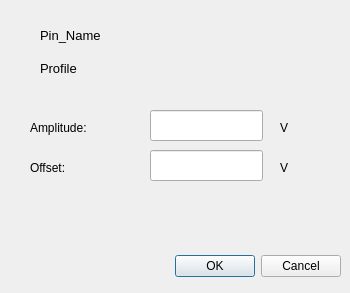
<?xml version="1.0" encoding="UTF-8"?>
<ui version="4.0">
 <class>Dialog</class>
 <widget class="QDialog" name="Dialog">
  <property name="geometry">
   <rect>
    <x>0</x>
    <y>0</y>
    <width>350</width>
    <height>293</height>
   </rect>
  </property>
  <property name="windowTitle">
   <string>Dialog</string>
  </property>
  <widget class="QDialogButtonBox" name="OK_Cancel_setup_buttonBox">
   <property name="geometry">
    <rect>
     <x>130</x>
     <y>250</y>
     <width>211</width>
     <height>32</height>
    </rect>
   </property>
   <property name="orientation">
    <enum>Qt::Horizontal</enum>
   </property>
   <property name="standardButtons">
    <set>QDialogButtonBox::Cancel|QDialogButtonBox::Ok</set>
   </property>
  </widget>
  <widget class="QLabel" name="Pin_name_setup_label">
   <property name="geometry">
    <rect>
     <x>40</x>
     <y>20</y>
     <width>91</width>
     <height>31</height>
    </rect>
   </property>
   <property name="font">
    <font>
     <pointsize>10</pointsize>
    </font>
   </property>
   <property name="text">
    <string>Pin_Name</string>
   </property>
  </widget>
  <widget class="QLabel" name="Signal_Profile_setup_label">
   <property name="geometry">
    <rect>
     <x>40</x>
     <y>60</y>
     <width>111</width>
     <height>16</height>
    </rect>
   </property>
   <property name="font">
    <font>
     <pointsize>10</pointsize>
    </font>
   </property>
   <property name="text">
    <string>Profile</string>
   </property>
  </widget>
  <widget class="QStackedWidget" name="stackedWidget">
   <property name="geometry">
    <rect>
     <x>20</x>
     <y>100</y>
     <width>301</width>
     <height>111</height>
    </rect>
   </property>
   <property name="currentIndex">
    <number>0</number>
   </property>
   <widget class="QWidget" name="Constant_page">
    <widget class="QLabel" name="volt_unit_label">
     <property name="geometry">
      <rect>
       <x>260</x>
       <y>20</y>
       <width>21</width>
       <height>16</height>
      </rect>
     </property>
     <property name="text">
      <string>V</string>
     </property>
    </widget>
    <widget class="QLabel" name="volt_unit_label_2">
     <property name="geometry">
      <rect>
       <x>260</x>
       <y>60</y>
       <width>21</width>
       <height>16</height>
      </rect>
     </property>
     <property name="text">
      <string>V</string>
     </property>
    </widget>
    <widget class="QLineEdit" name="Amplitude_lineEdit">
     <property name="geometry">
      <rect>
       <x>130</x>
       <y>10</y>
       <width>113</width>
       <height>31</height>
      </rect>
     </property>
    </widget>
    <widget class="QLabel" name="Offset_label">
     <property name="geometry">
      <rect>
       <x>10</x>
       <y>60</y>
       <width>101</width>
       <height>16</height>
      </rect>
     </property>
     <property name="text">
      <string>Offset:</string>
     </property>
    </widget>
    <widget class="QLabel" name="Amplitude_label">
     <property name="geometry">
      <rect>
       <x>10</x>
       <y>20</y>
       <width>81</width>
       <height>16</height>
      </rect>
     </property>
     <property name="text">
      <string>Amplitude:</string>
     </property>
    </widget>
    <widget class="QLineEdit" name="Offset_lineEdit">
     <property name="geometry">
      <rect>
       <x>130</x>
       <y>50</y>
       <width>113</width>
       <height>31</height>
      </rect>
     </property>
    </widget>
   </widget>
   <widget class="QWidget" name="Linear_page">
    <widget class="QLabel" name="volt_unit_label_4">
     <property name="geometry">
      <rect>
       <x>260</x>
       <y>60</y>
       <width>21</width>
       <height>16</height>
      </rect>
     </property>
     <property name="text">
      <string>V</string>
     </property>
    </widget>
    <widget class="QLineEdit" name="Min_Amplitude_lineEdit">
     <property name="geometry">
      <rect>
       <x>130</x>
       <y>10</y>
       <width>113</width>
       <height>31</height>
      </rect>
     </property>
    </widget>
    <widget class="QLineEdit" name="Max_Amplitude_lineEdit">
     <property name="geometry">
      <rect>
       <x>130</x>
       <y>50</y>
       <width>113</width>
       <height>31</height>
      </rect>
     </property>
    </widget>
    <widget class="QLabel" name="Min_Amplitude_label">
     <property name="geometry">
      <rect>
       <x>10</x>
       <y>20</y>
       <width>81</width>
       <height>16</height>
      </rect>
     </property>
     <property name="text">
      <string>Min Amplitude:</string>
     </property>
    </widget>
    <widget class="QLabel" name="Max_Amplitude_label">
     <property name="geometry">
      <rect>
       <x>10</x>
       <y>60</y>
       <width>101</width>
       <height>16</height>
      </rect>
     </property>
     <property name="text">
      <string>Max Amplitude:</string>
     </property>
    </widget>
    <widget class="QLabel" name="volt_unit_label_3">
     <property name="geometry">
      <rect>
       <x>260</x>
       <y>20</y>
       <width>21</width>
       <height>16</height>
      </rect>
     </property>
     <property name="text">
      <string>V</string>
     </property>
    </widget>
   </widget>
  </widget>
 </widget>
 <resources/>
 <connections>
  <connection>
   <sender>OK_Cancel_setup_buttonBox</sender>
   <signal>accepted()</signal>
   <receiver>Dialog</receiver>
   <slot>accept()</slot>
   <hints>
    <hint type="sourcelabel">
     <x>188</x>
     <y>284</y>
    </hint>
    <hint type="destinationlabel">
     <x>157</x>
     <y>274</y>
    </hint>
   </hints>
  </connection>
  <connection>
   <sender>OK_Cancel_setup_buttonBox</sender>
   <signal>rejected()</signal>
   <receiver>Dialog</receiver>
   <slot>reject()</slot>
   <hints>
    <hint type="sourcelabel">
     <x>256</x>
     <y>290</y>
    </hint>
    <hint type="destinationlabel">
     <x>286</x>
     <y>274</y>
    </hint>
   </hints>
  </connection>
 </connections>
</ui>
